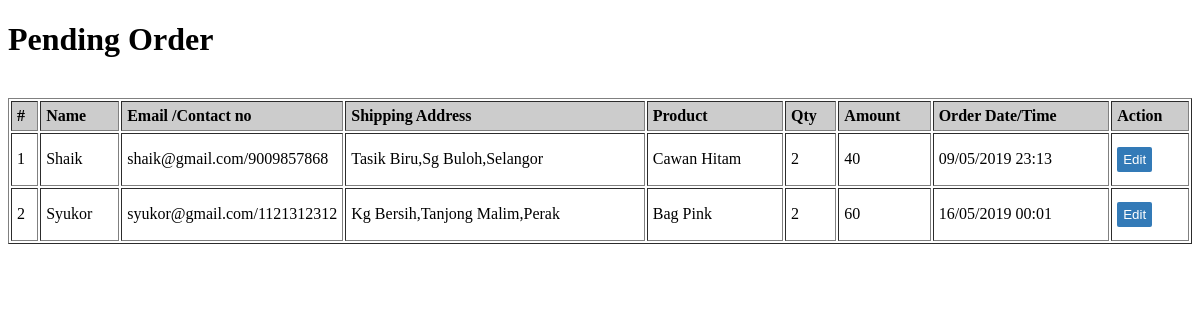
/admin/orderlist.php (signed in), run on an earlier commit of the app's database.
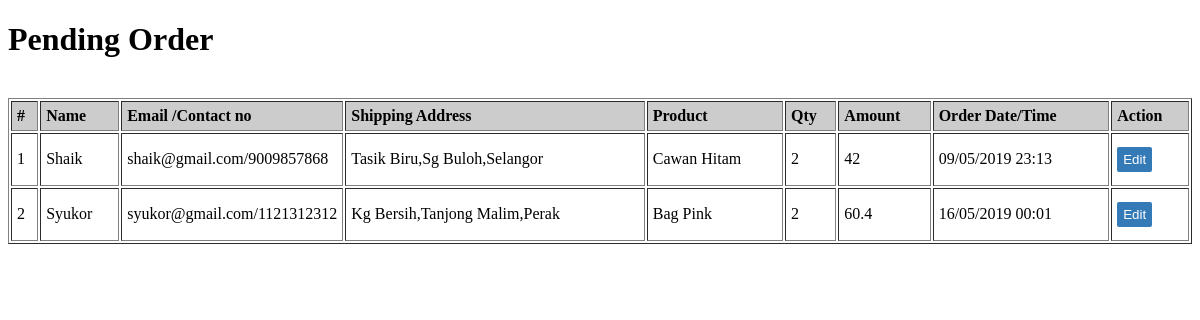
And on a later commit of the database.
### tables this page shows
CREATE TABLE `orders` (
  `id` int(11) NOT NULL,
  `user_id` int(11) NOT NULL,
  `product_id` int(255) NOT NULL,
  `quantity` int(11) NOT NULL,
  `orderDate` datetime DEFAULT NULL,
  `paymentMethod` varchar(50) NOT NULL,
  `orderStatus` varchar(50) NOT NULL
);

CREATE TABLE `users` (
  `user_id` int(11) NOT NULL,
  `name` varchar(255) DEFAULT NULL,
  `billingName` varchar(255) DEFAULT NULL,
  `email` varchar(255) DEFAULT NULL,
  `contactno` bigint(11) DEFAULT NULL,
  `password` varchar(255) DEFAULT NULL,
  `shippingAddress` longtext,
  `shippingCity` varchar(255) DEFAULT NULL,
  `shippingPostcode` int(6) DEFAULT NULL,
  `shippingState` varchar(255) DEFAULT NULL,
  `billingAddress` longtext,
  `billingCity` varchar(255) DEFAULT NULL,
  `billingPostcode` int(6) DEFAULT NULL,
  `billingState` varchar(255) DEFAULT NULL,
  `regDate` timestamp NOT NULL DEFAULT CURRENT_TIMESTAMP
);

CREATE TABLE `product` (
  `product_id` int(100) NOT NULL,
  `product_name` varchar(100) NOT NULL,
  `product_category` varchar(100) NOT NULL,
  `product_image` varchar(100) NOT NULL,
  `price` decimal(50,2) NOT NULL,
  `stock` int(11) NOT NULL,
  `product_status` varchar(100) NOT NULL
);

### admin/orderlist.php (the view, shortened to what this page needs)
<!DOCTYPE html>
<html>
<head>
</head>
<body>
    <div class="content">
      <h1>Pending Order</h1>
      <br>
      <table border="1" style="width:100%" cellpadding="5">
        <thead align="left" >
            <tr bgcolor=" #cccccc">
                <th>#</th>
                <th> Name</th>
                <th width="50">Email /Contact no</th>
                <th>Shipping Address</th>
                <th>Product </th>
                <th>Qty </th>
                <th>Amount</th>
                <th>Order Date/Time</th>
                <th>Action</th>
            </tr>
        </thead>
        <tbody>
            <?php
            include('include/dbcon.php');
               $status='Delivered';
                $query=mysqli_query($conn,"SELECT users.name as username,users.email as useremail,users.contactno as usercontact,users.shippingAddress as shippingaddress,users.shippingCity as shippingcity,users.shippingState as shippingstate,product.product_name as productname,orders.quantity as quantity,DATE_FORMAT(orders.orderDate, '%d/%m/%Y %H:%i') as orderdate,product.price as productprice,orders.id as id  FROM orders JOIN users on  orders.user_id=users.user_id JOIN product on product.product_id=orders.product_id WHERE orders.orderStatus!='$status' or orders.orderStatus is null ");
                $cnt=1;
                while($row=mysqli_fetch_array($query,MYSQLI_ASSOC))
                {
                ?>
            <tr>
                <td><?php echo ($cnt);?></td>
                <td><?php echo ($row['username']);?></td>
                <td><?php echo ($row['useremail']);?>/<?php echo ($row['usercontact']);?></td>
                <td><?php echo ($row['shippingaddress'].",".$row['shippingcity'].",".$row['shippingstate']);?></td>
                <td><?php echo ($row['productname']);?></td>
                <td><?php echo ($row['quantity']);?></td>
                <td><?php echo ($row['quantity']*$row['productprice']);?></td>
                <td><?php echo ($row['orderdate']);?></td>
                <td><a href="updateorder.php?id=<?php echo $row["id"];?>"><button class="buttonEdit"><i class="far fa-edit"></i> Edit</button></a></td>
         </tr>
         <?php $cnt=$cnt+1; } ?>
     </tbody>
 </table>
</div>
</body>
</html>

### admin/orderlist.php (style rules this page uses)
.buttonEdit { background-color: #337ab7; color: white; margin: 8px 0; border: none; cursor: pointer; width: auto; min-height: 25px; border-radius: 2px; }

What changed in the data, as far as the page shows it:
changed through a linked row, orders "Shaik": $row['quantity']*$row['productprice'] "40" → "42"
changed through a linked row, orders "Syukor": $row['quantity']*$row['productprice'] "60" → "60.4"
